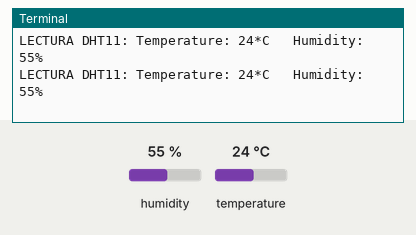
Bench run of a program on a simulated Raspberry Pi (BCM pin numbers). Parts: the last lines printed to the terminal. Inputs (shaded band) come from the test bench; at power-on: humidity 55 %, temperature 24 °C. No MQTT or app messages arrive unless stated; system figures (address, load, memory, disk, uptime) are fixed made-up values.

Above: at 1.3 s.
1.4 s: humidity set to 22 %
At 2.8 s:
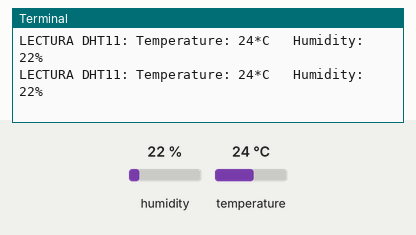
3.1 s: temperature set to 12 °C
At 4.0 s:
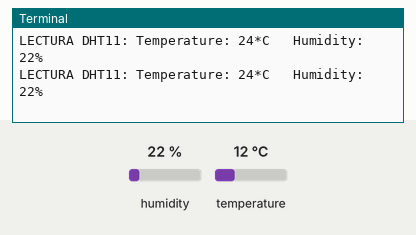
4.8 s: humidity set to 40 %
At 4.8 s:
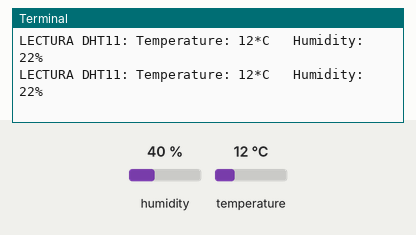
Timing chart, 0 to 7.8 s (numbered marks = the images above; inputs shaded):
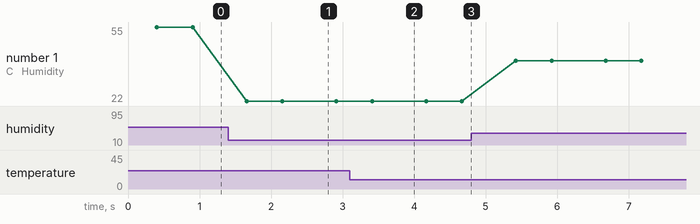

The program:

ADAFRUIT-MQTT-ThingsBoard-DHT11.py
```python
import os
import time
import sys
import RPi.GPIO as GPIO
import paho.mqtt.client as mqtt
import json
import board
import adafruit_dht
import psutil

THINGSBOARD_HOST = 'localhost'
ACCESS_TOKEN = 'DHT11_DEMO_TOKEN'
try:
    #Inicializamos la lectura del sensor
    sensor = adafruit_dht.DHT11(board.D27)
    #Inicializamos la estructura de datos
    sensor_data = {'temperatura': 0, 'humedad': 0}

    client = mqtt.Client()
    # Set access token
    client.username_pw_set("DHT11_DEMO_TOKEN")
    # Connect to ThingsBoard using default MQTT port and 60 seconds keepalive interval
    client.connect("localhost", 1883, 60)
    client.loop_start()


    while True:
        try:
            sensor_data['temperatura'] = sensor.temperature
            sensor_data['humedad'] = sensor.humidity
            print("LECTURA DHT11: Temperature: {}*C   Humidity: {}% ".format(sensor_data['temperatura'], sensor_data['humedad']))
        except RuntimeError as error:
            # Errors happen fairly often, DHT's are hard to read, just keep going
            print(error.args[0])
            time.sleep(2.0)
            continue
        except Exception as error:
            raise error
        #Publicamos el mensaje al broker
        client.publish('v1/devices/me/telemetry', json.dumps(sensor_data), 1)

        time.sleep(0.5) #no tengo claro si pongo menos que el keepalive si se desconectaría

except KeyboardInterrupt:
    print("Ctrl+C pulsado")
except Exception as error:
    print("Se ha producido un error: " + error.args[0])
finally:
    print("Deshacemos gentilmente todo")
    sensor.exit()
    client.loop_stop()
    client.disconnect()
```

Measured:
- after the input at 1.4 s, the terminal: prints a new line after 0.26 s (image 1)
- plotted number 1: 55 → 22 after the input at 1.4 s, 22 → 40 after the input at 4.8 s
